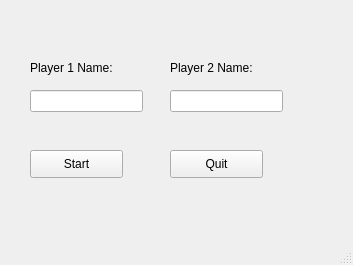
<?xml version="1.0" encoding="UTF-8"?>
<ui version="4.0">
 <class>MainWindow</class>
 <widget class="QMainWindow" name="MainWindow">
  <property name="geometry">
   <rect>
    <x>0</x>
    <y>0</y>
    <width>353</width>
    <height>265</height>
   </rect>
  </property>
  <property name="windowTitle">
   <string>MainWindow</string>
  </property>
  <widget class="QWidget" name="centralwidget">
   <widget class="QLineEdit" name="Player1_name">
    <property name="geometry">
     <rect>
      <x>30</x>
      <y>90</y>
      <width>113</width>
      <height>22</height>
     </rect>
    </property>
   </widget>
   <widget class="QLineEdit" name="Player2_name">
    <property name="geometry">
     <rect>
      <x>170</x>
      <y>90</y>
      <width>113</width>
      <height>22</height>
     </rect>
    </property>
   </widget>
   <widget class="QPushButton" name="StartBtn">
    <property name="geometry">
     <rect>
      <x>30</x>
      <y>150</y>
      <width>93</width>
      <height>28</height>
     </rect>
    </property>
    <property name="text">
     <string>Start</string>
    </property>
   </widget>
   <widget class="QLabel" name="label">
    <property name="geometry">
     <rect>
      <x>30</x>
      <y>60</y>
      <width>101</width>
      <height>16</height>
     </rect>
    </property>
    <property name="text">
     <string>Player 1 Name:</string>
    </property>
   </widget>
   <widget class="QLabel" name="label_2">
    <property name="geometry">
     <rect>
      <x>170</x>
      <y>60</y>
      <width>91</width>
      <height>16</height>
     </rect>
    </property>
    <property name="text">
     <string>Player 2 Name:</string>
    </property>
   </widget>
   <widget class="QPushButton" name="QuitBtn">
    <property name="geometry">
     <rect>
      <x>170</x>
      <y>150</y>
      <width>93</width>
      <height>28</height>
     </rect>
    </property>
    <property name="text">
     <string>Quit</string>
    </property>
   </widget>
  </widget>
  <widget class="QMenuBar" name="menubar">
   <property name="geometry">
    <rect>
     <x>0</x>
     <y>0</y>
     <width>353</width>
     <height>26</height>
    </rect>
   </property>
  </widget>
  <widget class="QStatusBar" name="statusbar"/>
 </widget>
 <resources/>
 <connections/>
</ui>
